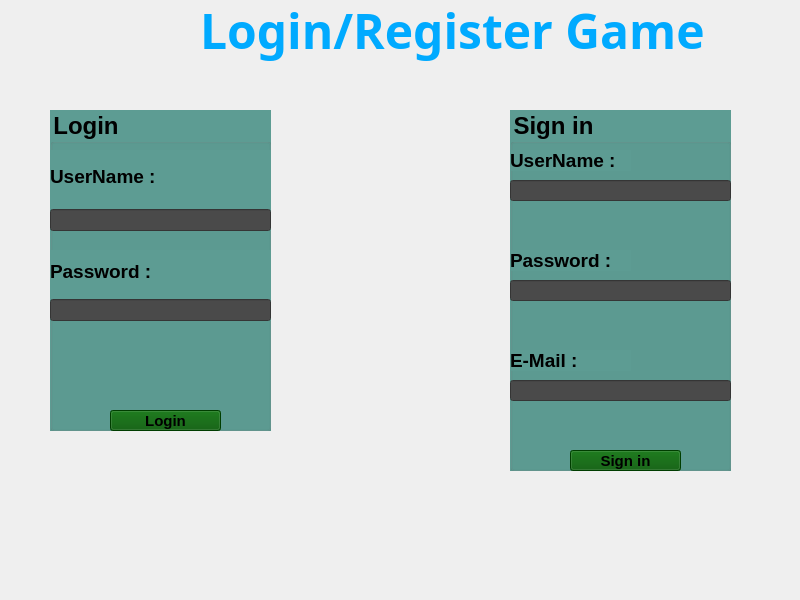
<?xml version="1.0" encoding="UTF-8"?>
<ui version="4.0">
 <class>MainWindow</class>
 <widget class="QMainWindow" name="MainWindow">
  <property name="geometry">
   <rect>
    <x>0</x>
    <y>0</y>
    <width>800</width>
    <height>600</height>
   </rect>
  </property>
  <property name="windowTitle">
   <string>Registe/Login Page</string>
  </property>
  <property name="windowIcon">
   <iconset resource="src.qrc">
    <normaloff>:/Images/key.jpg</normaloff>:/Images/key.jpg</iconset>
  </property>
  <property name="styleSheet">
   <string notr="true">image: url(:/Images/Background3.jpg);</string>
  </property>
  <widget class="QWidget" name="centralwidget">
   <widget class="QGroupBox" name="groupBox_2">
    <property name="geometry">
     <rect>
      <x>510</x>
      <y>110</y>
      <width>221</width>
      <height>361</height>
     </rect>
    </property>
    <property name="font">
     <font>
      <pointsize>18</pointsize>
      <bold>true</bold>
     </font>
    </property>
    <property name="styleSheet">
     <string notr="true">background-color: rgb(93, 156, 147);</string>
    </property>
    <property name="title">
     <string>Sign in</string>
    </property>
    <widget class="QLabel" name="label_4">
     <property name="geometry">
      <rect>
       <x>0</x>
       <y>40</y>
       <width>121</width>
       <height>21</height>
      </rect>
     </property>
     <property name="font">
      <font>
       <pointsize>14</pointsize>
       <bold>true</bold>
      </font>
     </property>
     <property name="styleSheet">
      <string notr="true">image : none</string>
     </property>
     <property name="text">
      <string>UserName : </string>
     </property>
    </widget>
    <widget class="QLineEdit" name="Username">
     <property name="geometry">
      <rect>
       <x>0</x>
       <y>70</y>
       <width>221</width>
       <height>21</height>
      </rect>
     </property>
     <property name="styleSheet">
      <string notr="true">background-color: rgb(74, 74, 74);</string>
     </property>
    </widget>
    <widget class="QLineEdit" name="Password">
     <property name="geometry">
      <rect>
       <x>0</x>
       <y>170</y>
       <width>221</width>
       <height>21</height>
      </rect>
     </property>
     <property name="styleSheet">
      <string notr="true">background-color: rgb(74, 74, 74);</string>
     </property>
    </widget>
    <widget class="QLabel" name="label_5">
     <property name="geometry">
      <rect>
       <x>0</x>
       <y>140</y>
       <width>121</width>
       <height>21</height>
      </rect>
     </property>
     <property name="font">
      <font>
       <pointsize>14</pointsize>
       <bold>true</bold>
      </font>
     </property>
     <property name="styleSheet">
      <string notr="true">image : none</string>
     </property>
     <property name="text">
      <string>Password : </string>
     </property>
    </widget>
    <widget class="QLabel" name="label_6">
     <property name="geometry">
      <rect>
       <x>0</x>
       <y>240</y>
       <width>121</width>
       <height>21</height>
      </rect>
     </property>
     <property name="font">
      <font>
       <pointsize>14</pointsize>
       <bold>true</bold>
      </font>
     </property>
     <property name="styleSheet">
      <string notr="true">image : none</string>
     </property>
     <property name="text">
      <string>E-Mail :</string>
     </property>
    </widget>
    <widget class="QLineEdit" name="mail">
     <property name="geometry">
      <rect>
       <x>0</x>
       <y>270</y>
       <width>221</width>
       <height>21</height>
      </rect>
     </property>
     <property name="styleSheet">
      <string notr="true">background-color: rgb(74, 74, 74);</string>
     </property>
    </widget>
    <widget class="QPushButton" name="signpush">
     <property name="geometry">
      <rect>
       <x>60</x>
       <y>340</y>
       <width>111</width>
       <height>21</height>
      </rect>
     </property>
     <property name="font">
      <font>
       <pointsize>11</pointsize>
       <bold>true</bold>
      </font>
     </property>
     <property name="styleSheet">
      <string notr="true">
#signpush {
background-color: rgb(0, 85, 0);
image : none
}
#signpush:hover{
background-color: rgb(0, 170, 255);
}</string>
     </property>
     <property name="text">
      <string>Sign in</string>
     </property>
    </widget>
   </widget>
   <widget class="QGroupBox" name="groupBox">
    <property name="geometry">
     <rect>
      <x>50</x>
      <y>110</y>
      <width>221</width>
      <height>321</height>
     </rect>
    </property>
    <property name="font">
     <font>
      <pointsize>18</pointsize>
      <bold>true</bold>
     </font>
    </property>
    <property name="styleSheet">
     <string notr="true">background-color: rgb(93, 156, 147);
image : none ;</string>
    </property>
    <property name="title">
     <string>Login</string>
    </property>
    <property name="flat">
     <bool>false</bool>
    </property>
    <widget class="QPushButton" name="logpush">
     <property name="geometry">
      <rect>
       <x>60</x>
       <y>300</y>
       <width>111</width>
       <height>21</height>
      </rect>
     </property>
     <property name="font">
      <font>
       <pointsize>11</pointsize>
       <bold>true</bold>
      </font>
     </property>
     <property name="autoFillBackground">
      <bool>false</bool>
     </property>
     <property name="styleSheet">
      <string notr="true">background-color: rgb(0, 85, 0);
image : none</string>
     </property>
     <property name="text">
      <string>Login</string>
     </property>
     <property name="autoDefault">
      <bool>false</bool>
     </property>
     <property name="default">
      <bool>false</bool>
     </property>
     <property name="flat">
      <bool>false</bool>
     </property>
    </widget>
    <widget class="QWidget" name="layoutWidget">
     <property name="geometry">
      <rect>
       <x>0</x>
       <y>40</y>
       <width>221</width>
       <height>81</height>
      </rect>
     </property>
     <layout class="QVBoxLayout" name="verticalLayout_2">
      <item>
       <widget class="QLabel" name="label1">
        <property name="font">
         <font>
          <pointsize>14</pointsize>
          <bold>true</bold>
         </font>
        </property>
        <property name="styleSheet">
         <string notr="true">image : none ;</string>
        </property>
        <property name="text">
         <string>UserName : </string>
        </property>
       </widget>
      </item>
      <item>
       <widget class="QLineEdit" name="username">
        <property name="styleSheet">
         <string notr="true">background-color: rgb(74, 74, 74);
image : none ;</string>
        </property>
       </widget>
      </item>
     </layout>
    </widget>
    <widget class="QWidget" name="layoutWidget_2">
     <property name="geometry">
      <rect>
       <x>0</x>
       <y>140</y>
       <width>221</width>
       <height>71</height>
      </rect>
     </property>
     <layout class="QVBoxLayout" name="verticalLayout">
      <item>
       <widget class="QLabel" name="label2">
        <property name="font">
         <font>
          <pointsize>14</pointsize>
          <bold>true</bold>
         </font>
        </property>
        <property name="styleSheet">
         <string notr="true">image : none ;</string>
        </property>
        <property name="text">
         <string>Password : </string>
        </property>
       </widget>
      </item>
      <item>
       <widget class="QLineEdit" name="password">
        <property name="styleSheet">
         <string notr="true">background-color: rgb(74, 74, 74);
image : none ;</string>
        </property>
        <property name="echoMode">
         <enum>QLineEdit::Password</enum>
        </property>
       </widget>
      </item>
     </layout>
    </widget>
   </widget>
   <widget class="QLabel" name="label">
    <property name="geometry">
     <rect>
      <x>200</x>
      <y>0</y>
      <width>511</width>
      <height>61</height>
     </rect>
    </property>
    <property name="font">
     <font>
      <family>Microsoft YaHei</family>
      <pointsize>36</pointsize>
      <bold>true</bold>
     </font>
    </property>
    <property name="styleSheet">
     <string notr="true">
color: rgb(0, 170, 255);
image : none ;</string>
    </property>
    <property name="text">
     <string>Login/Register Game</string>
    </property>
   </widget>
  </widget>
 </widget>
 <resources>
  <include location="src.qrc"/>
 </resources>
 <connections/>
</ui>
